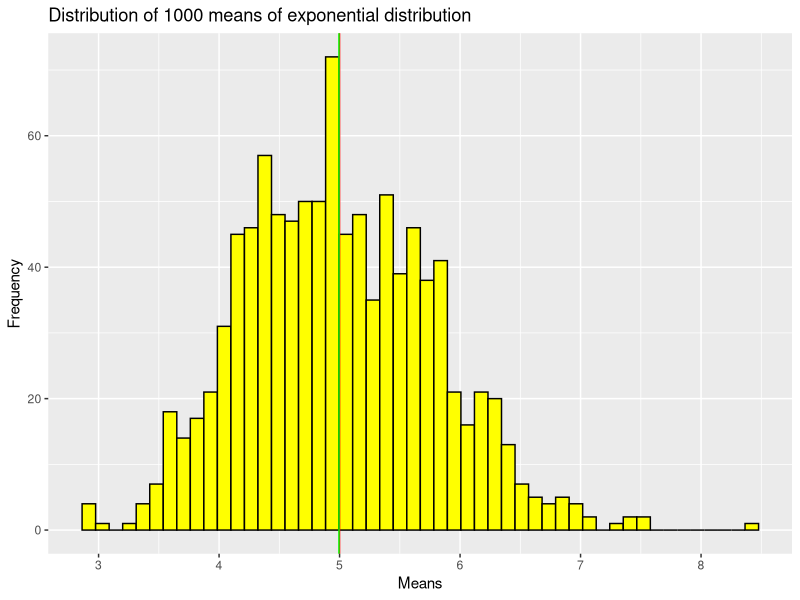
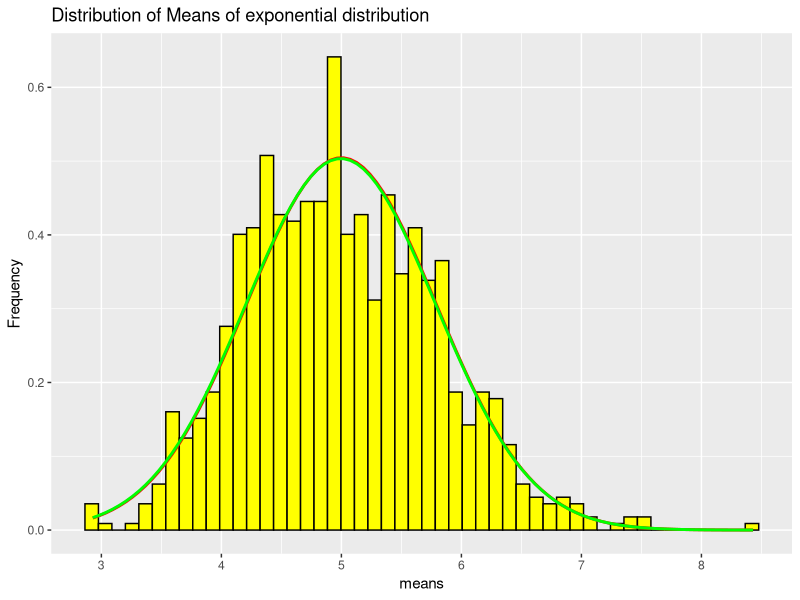
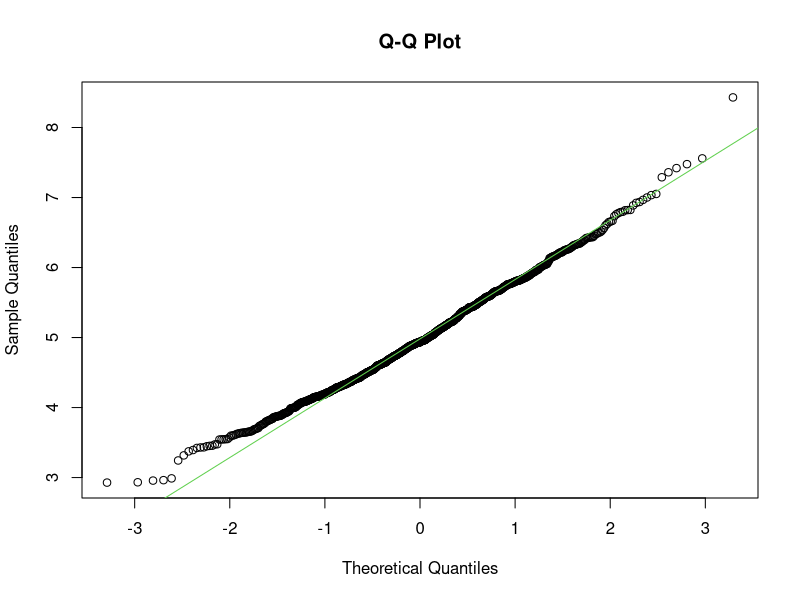

Source code (R) for these figures, in order:
## ---- chunk 1
library(ggplot2)
## ---- chunk 2
n <- 40 # number of observations
nbsim <- 1000 # number of simulations
lambda <- 0.2

set.seed(1111)

m <- matrix(rexp(n * nbsim, lambda), nbsim, n)
means <- apply(m, 1, mean)
## ---- chunk 3
mean(means)
## ---- chunk 4
theoretical_mean <- 1/lambda
theoretical_mean
## ---- chunk 5
ggplot() + 
  aes(means) + 
  geom_histogram(bins=50, colour="black", fill="yellow") + 
  geom_vline(xintercept = 5, colour = "red") + 
  geom_vline(xintercept = 4.994883, colour = "green") + 
  ggtitle("Distribution of 1000 means of exponential distribution") + 
  xlab("Means") + 
  ylab("Frequency")
## ---- chunk 6
variance <- var(means)
variance
## ---- chunk 7
theoretical_variance <- ((1/lambda)^2)/n
theoretical_variance
## ---- chunk 8
df <- data.frame(means)
ggplot(df,aes(x = means)) +
  geom_histogram(aes(y=..density..), bins=50, colour="black",fill="yellow") +
  labs(title="Distribution of Means of exponential distribution", y="Frequency") +
  stat_function(fun=dnorm,args=list( mean=1/lambda, sd=sqrt(theoretical_variance)), color = "red", size = 1.0) +
  stat_function(fun=dnorm,args=list( mean=mean(means), sd=sqrt(variance)), color = "green", size = 1.0)
## ---- chunk 9
qqnorm(means, main ="Q-Q Plot")
qqline(means, col = "3")
